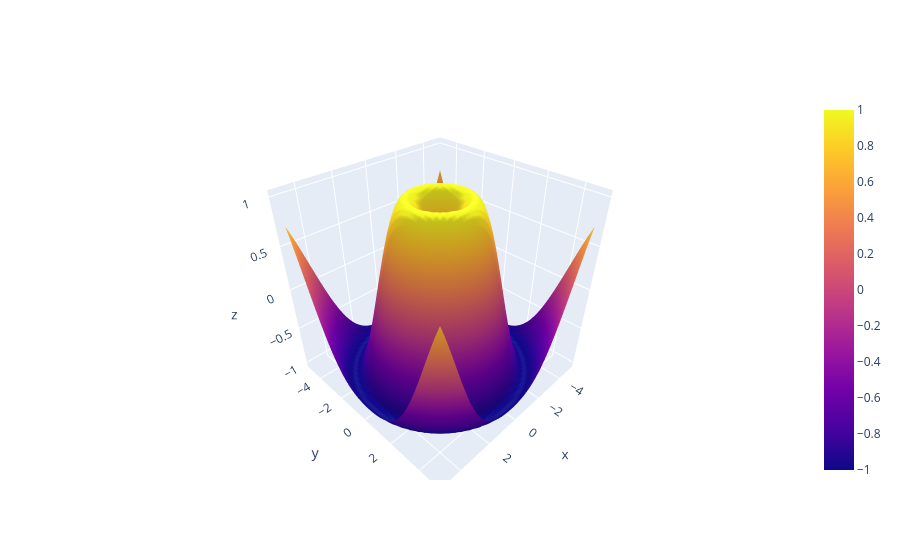

Notebook code for this chart:
### Markdown cell above
* conda install -c conda-forge plotly
* conda install -c conda-forge nbformat
* conda install -c conda-forge statsmodels

### Code cell
import plotly.graph_objects as go
import numpy as np

# Sample 3D surface plot
x = np.linspace(-5, 5, 50)
y = np.linspace(-5, 5, 50)
x, y = np.meshgrid(x, y)
z = np.sin(np.sqrt(x**2 + y**2))

fig = go.Figure(data=[go.Surface(z=z, x=x, y=y)])
fig.show()

### Figure 1 — Plotly figure (JSON) as saved in the notebook; plotly's stock layout.template omitted (floating-point values rounded to 4 significant figures; data arrays with more than 128 entries replaced by an {"elided": "..."} marker saying what was removed)
{"data": [{"type": "surface", "x": {"elided": "50x50 float values"}, "y": {"elided": "50x50 float values"}, "z": {"elided": "50x50 float values"}}], "layout": {}}
